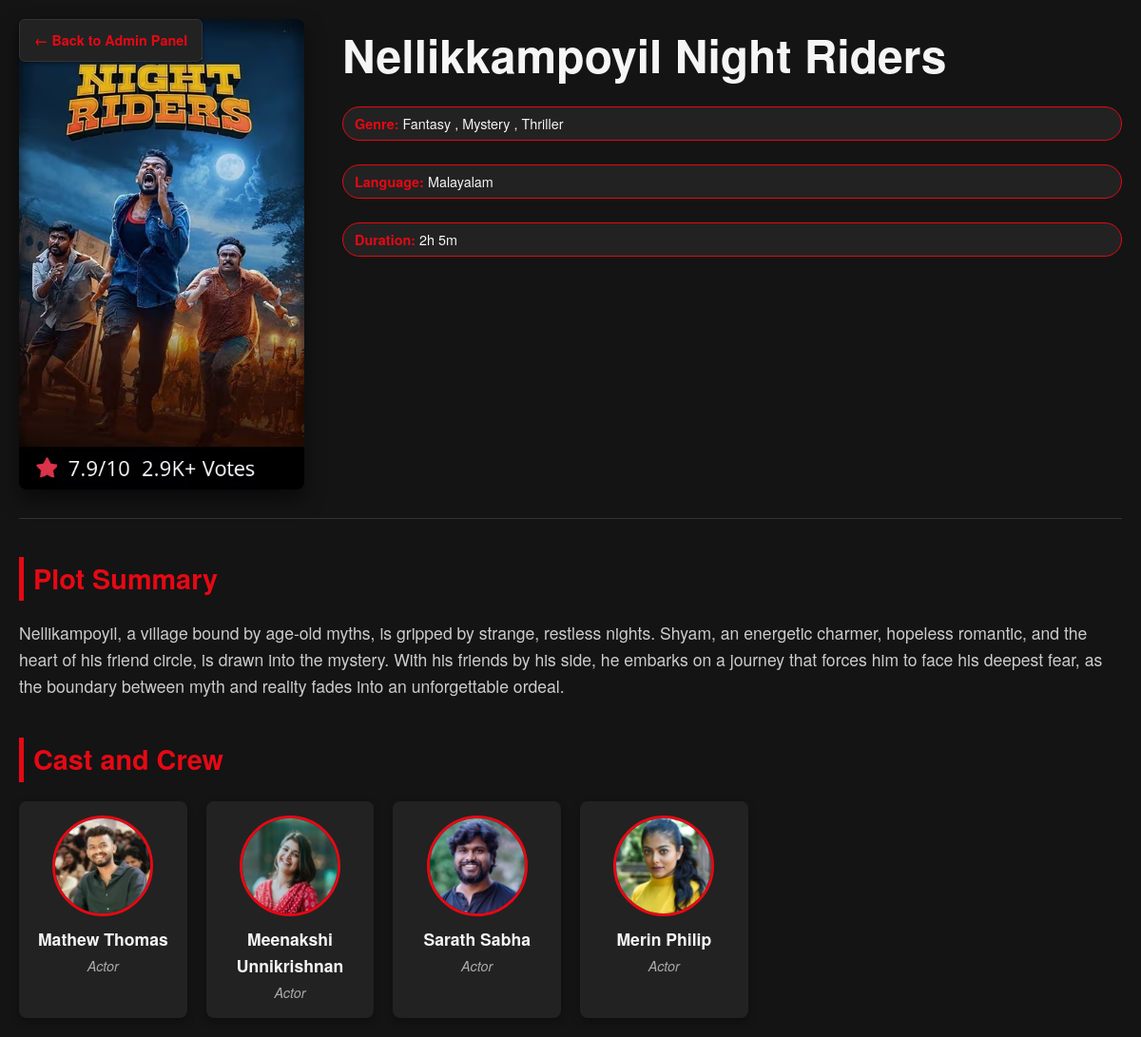
The page /admin-panel/movie-detail/5/ (signed in) on the database its author committed.
### bms/models.py (models this page shows, shortened)
class Movie(models.Model):
    title = models.CharField(max_length=200)
    description = models.TextField()
    release_date = models.DateField()
    duration = models.CharField(max_length=50, default="N/A")
    language = models.CharField(max_length=50, default="Unknown")
    genre = models.CharField(max_length=100, default="Uncategorized")
    main_image = models.ImageField(upload_to='movies/main_images/', null=True, blank=True)
    cover_image = models.ImageField(upload_to='movies/cover_images/', null=True, blank=True)

class CastCrew(models.Model):
    movie = models.ForeignKey(Movie, on_delete=models.CASCADE, related_name='castcrew')
    name = models.CharField(max_length=100)
    role = models.CharField(max_length=100)
    profile_image = models.ImageField(upload_to='castcrew/profile_images/', null=True, blank=True)

### bms/views.py (the view)
# urls.py: path('admin-panel/movie-detail/<int:movie_id>/',views.movie_detail,name='movie_details'),
@admin_required
def movie_detail(request, movie_id):
    movie = get_object_or_404(Movie, id=movie_id)
    return render(request, 'adminpanel/movie_detail.html', {'movie': movie})

### bms/views.py (called while the page is built)
def admin_required(view_func):
    @wraps(view_func)
    def wrapper(request, *args, **kwargs):
        if not request.user.is_authenticated or not request.user.is_staff:
            messages.error(request, "You must login as admin to access this page.")
            return redirect('admin_login')
        return view_func(request, *args, **kwargs)
    return wrapper

### templates/adminpanel/movie_detail.html (shortened to what this page needs)
<!DOCTYPE html>
<html lang="en">
<head>
    {% load static %}
    <link rel="stylesheet" href="{% static 'adminpanelcss/moviedetail.css' %}">
</head>
<body>
    <div class="back-button-container">
        <a href="{% url 'admin_dashboard' %}" class="admin-back-button">
            &larr; Back to Admin Panel
        </a>
    </div>
    <div class="movie-detail-container">
        <header class="movie-header">
            {% if movie.main_image %}
            <img src="{{ movie.main_image.url }}" alt="{{ movie.title }} Poster" class="movie-poster">
            {% endif %}
            <div class="header-content">
                <h1 class="title">{{ movie.title }}</h1>
                <div class="main-details-group">
                    <span class="detail-pill"><strong>Genre:</strong> {{ movie.genre }}</span>
                    <span class="detail-pill"><strong>Language:</strong> {{ movie.language }}</span>
                    <span class="detail-pill"><strong>Duration:</strong> {{ movie.duration }}</span>
                </div>
            </div>
        </header>
        <section class="plot-summary">
            <h2>Plot Summary</h2>
            <p>{{ movie.description }}</p>
        </section>
        <section class="cast-crew-section">
            <h2>Cast and Crew</h2>
            <div class="cast-crew-list">
                {% for i in movie.castcrew.all %}
                <div class="cast-crew-member">
                    {% if i.profile_image %}
                    <img src="{{ i.profile_image.url }}" alt="{{ i.name }}" class="profile-image">
                    {% else %}
                    <div class="profile-image placeholder">?</div>
                    {% endif %}
                    <strong class="member-name">{{ i.name }}</strong>
                    <span class="member-role">{{ i.role }}</span>
                </div>
                {% empty %}
                <p>No cast and crew available for this movie.</p>
                {% endfor %}
            </div>
        </section>
    </div>
</body>
</html>

### static/adminpanelcss/moviedetail.css (style rules this page uses)
:root { --primary-color: #e50914; --background-dark: #141414; --text-light: #f5f5f5; --card-background: #222222; --border-color: #333333; }
body { font-family: 'Helvetica Neue', Helvetica, Arial, sans-serif; background-color: var(--background-dark); color: var(--text-light); margin: 0; padding: 0; line-height: 1.6; }
.back-button-container { position: fixed; top: 20px; left: 20px; z-index: 1000; }
.admin-back-button { display: inline-block; padding: 10px 15px; background-color: var(--card-background); color: var(--primary-color); text-decoration: none; border-radius: 6px; font-weight: 600; font-size: 0.9em; border: 1px solid var(--border-color); box-shadow: 0 2px 4px rgba(0, 0, 0, 0.4); transition: background-color 0.2s, transform 0.2s; }
.movie-detail-container { max-width: 1200px; margin: 0 auto; padding: 20px; }
.movie-header { display: flex; gap: 40px; align-items: flex-start; margin-bottom: 40px; padding-bottom: 30px; border-bottom: 1px solid var(--border-color); }
.movie-poster { width: 300px; height: auto; border-radius: 8px; box-shadow: 0 10px 20px rgba(0, 0, 0, 0.5); }
.header-content { flex-grow: 1; }
.title { font-size: 3em; font-weight: 700; margin-top: 0; margin-bottom: 15px; color: var(--text-light); }
.main-details-group { display: flex; flex-direction: column; gap: 25px; margin-top: 15px; }
.detail-pill { background-color: var(--card-background); color: var(--text-light); padding: 5px 12px; border-radius: 20px; font-size: 0.9em; border: 1px solid var(--primary-color); }
.detail-pill strong { color: var(--primary-color); font-weight: 600; }
.plot-summary { margin-bottom: 40px; }
.plot-summary h2, .cast-crew-section h2 { color: var(--primary-color); font-size: 1.8em; border-left: 5px solid var(--primary-color); padding-left: 10px; margin-bottom: 20px; }
.plot-summary p { font-size: 1.1em; color: #cccccc; }
.cast-crew-list { display: grid; grid-template-columns: repeat(auto-fill, minmax(150px, 1fr)); gap: 20px; }
.cast-crew-member { background-color: var(--card-background); padding: 15px; border-radius: 8px; text-align: center; transition: transform 0.2s, box-shadow 0.2s; display: flex; flex-direction: column; align-items: center; box-shadow: 0 4px 8px rgba(0, 0, 0, 0.3); }
.profile-image { width: 100px; height: 100px; object-fit: cover; border-radius: 50%; margin-bottom: 10px; border: 3px solid var(--primary-color); }
.member-name { font-size: 1.1em; color: var(--text-light); margin-bottom: 3px; display: block; }
.member-role { font-size: 0.9em; color: #aaa; font-style: italic; }

### rows shown on the page
Movie: main_image (picture), title "Nellikkampoyil Night Riders", genre "Fantasy , Mystery , Thriller", language "Malayalam", duration "2h 5m", description "Nellikampoyil, a village bound by age-old myths, is gripped by strange, restless nights. Shyam, an energetic charmer, hopeless romantic, and the heart of his friend circle, is drawn into the mystery. With his friends by his side, he embarks on a journey that forces him to face his deepest fear, as the boundary between myth and reality fades into an unforgettable ordeal."
CastCrew: profile_image (picture), name "Mathew Thomas", role "Actor"
CastCrew: profile_image (picture), name "Meenakshi Unnikrishnan", role "Actor"
CastCrew: profile_image (picture), name "Sarath Sabha", role "Actor"
CastCrew: profile_image (picture), name "Merin Philip", role "Actor"
